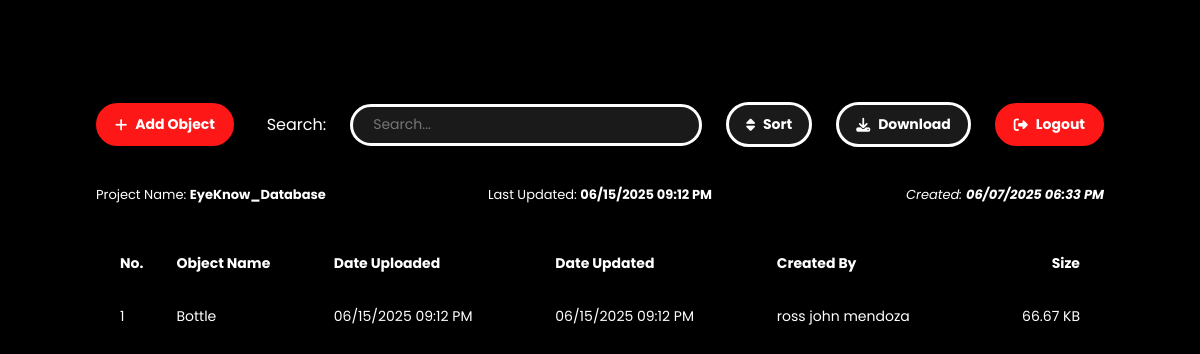
/dashboard (signed in), run on the app's committed database.
### tables this page shows
CREATE TABLE Folder (
        folder_id INTEGER PRIMARY KEY CHECK (folder_id = 1),
        folder_name TEXT NOT NULL,
        last_updated DATETIME,
        date_created DATETIME,
        downloaded_by INTEGER,
        FOREIGN KEY (downloaded_by) REFERENCES Admin(admin_id)
    );

CREATE TABLE Object (
        object_id INTEGER PRIMARY KEY AUTOINCREMENT,
        object_name TEXT NOT NULL UNIQUE,
        date_created DATETIME,
        date_updated DATETIME,
        created_by INTEGER,
        size REAL,
        FOREIGN KEY (created_by) REFERENCES Admin(admin_id)
    );

### database.py (the view)
@app.route('/dashboard')
def dashboard():
    if 'username' not in session:
        return redirect(url_for('login'))
    conn = sqlite3.connect('admin.db')
    cursor = conn.cursor()
    cursor.execute("SELECT folder_name, last_updated, date_created FROM Folder WHERE folder_id = 1")
    folder = cursor.fetchone()
    cursor.execute('''
        SELECT
            o.object_id,
            o.object_name,
            o.date_created,
            o.date_updated,
            o.created_by,
            o.size,
            COUNT(f.file_id) as file_count,
            a.first_name,
            a.last_name
        FROM Object o
        LEFT JOIN File f ON o.object_id = f.object_id
        LEFT JOIN Admin a ON o.created_by = a.admin_id
        GROUP BY o.object_id
        ORDER BY o.date_created DESC
    ''')
    objects_data = cursor.fetchall()
    conn.close()
    objects = []
    for obj in objects_data:
        print(f"Raw date_created: {obj[2]} (type: {type(obj[2])})")
        print(f"Raw date_updated: {obj[3]} (type: {type(obj[3])})")
        date_created_formatted = format_date_flexible(obj[2])
        date_updated_formatted = format_date_flexible(obj[3])
        size_formatted = format_file_size(obj[5]) if obj[5] else "0 Bytes"
        created_by_name = "Unknown"
        if obj[7] and obj[8]:
            created_by_name = f"{obj[7]} {obj[8]}"
        elif obj[7]:
            created_by_name = obj[7]
        objects.append({
            'object_id': obj[0],
            'object_name': obj[1],
            'date_created': obj[2],
            'date_updated': obj[3],
            'created_by': obj[4],
            'size': obj[5],
            'file_count': obj[6],
            'date_created_formatted': date_created_formatted,
            'date_updated_formatted': date_updated_formatted,
            'size_formatted': size_formatted,
            'created_by_name': created_by_name
        })
    if folder:
        folder_name, last_updated, date_created = folder
        if last_updated:
            last_updated = format_date_flexible(last_updated)
        else:
            last_updated = "N/A"
        if date_created:
            date_created = format_date_flexible(date_created)
        else:
            date_created = "N/A"
    else:
        folder_name = "Not Set"
        last_updated = "N/A"
        date_created = "N/A"
    return render_template('dashboard.html',
                           folder_name=folder_name,
                           last_updated=last_updated,
                           date_created=date_created,
                           objects=objects)

### database.py (called while the page is built)
def format_date_flexible(date_input):
    if not date_input:
        return "N/A"
    if isinstance(date_input, str) and "/" in date_input:
        return date_input
    date_formats = [
        "%Y-%m-%dT%H:%M:%S.%f",
        "%Y-%m-%dT%H:%M:%S",
        "%Y-%m-%d %H:%M:%S.%f",
        "%Y-%m-%d %H:%M:%S",
        "%Y-%m-%d",
        "%m/%d/%Y %I:%M %p",
        "%m/%d/%Y"
    ]
    date_str = str(date_input)
    for fmt in date_formats:
        try:
            parsed_date = datetime.strptime(date_str, fmt)
            return parsed_date.strftime("%m/%d/%Y %I:%M %p")
        except ValueError:
            continue
    print(f"Warning: Could not parse date format: {date_input}")
    return str(date_input)

def format_file_size(bytes_size):
    if not bytes_size or bytes_size == 0:
        return '0 Bytes'
    k = 1024
    sizes = ['Bytes', 'KB', 'MB', 'GB', 'TB']
    i = 0
    size = float(bytes_size)
    while size >= k and i < len(sizes) - 1:
        size /= k
        i += 1
    return f"{size:.2f} {sizes[i]}"

@app.after_request
def add_no_cache_headers(response):
    response.headers["Cache-Control"] = "no-cache, no-store, must-revalidate"
    response.headers["Pragma"] = "no-cache"
    response.headers["Expires"] = "0"
    return response

### templates/dashboard.html (shortened to what this page needs)
<!DOCTYPE html>
<html>
<head>
  <link rel="stylesheet" href="{{ url_for('static', filename='style.css') }}">
  <link rel="stylesheet" href="https://cdnjs.cloudflare.com/ajax/libs/font-awesome/6.5.0/css/all.min.css">
</head>
<body>
<div class="header">
  <div class="toolbar">
    <div class="left-buttons">
      <div class="btn add-btn" id="addObjectBtn">
        <i class="fa-solid fa-plus white-icon"></i>
        Add Object
      </div>
    </div>
    <div class="right-buttons">
      <p>Search:</p>
      <div class="search-container">
        <input type="text" placeholder="Search..." />
      </div>
      <div class="sort-container">
        <div class="btn sort-btn" id="sortBtn">
          <i class="fa-solid fa-sort"></i>
          Sort
        </div>
      </div>
      <div class="btn download-btn">
        <i class="fa-solid fa-download"></i>
        Download
      </div>
      <div class="btn logout-btn" id="logoutTrigger">
        <i class="fa-solid fa-right-from-bracket"></i>
        Logout
      </div>
    </div>
  </div>
</div>
<div class="folder-info">
  <div class="info-block-left">Project Name: <strong id="folderName">{{ folder_name }}</strong></div>
  <div class="info-block-center">Last Updated: <strong id="lastUpdated">{{ last_updated }}</strong></div>
  <div class="info-block-right"><em>Created: <strong id="dateCreated">{{ date_created }}</strong></em></div>
</div>
<div class="data-table">
  <table>
    <thead>
      <tr>
        <th>No.</th>
        <th>Object Name</th>
        <th>Date Uploaded</th>
        <th>Date Updated</th>
        <th>Created By</th>
        <th>Size</th>
      </tr>
    </thead>
    <tbody>
      {% for object in objects %}
      <tr data-object-id="{{ object.object_id }}">
        <td>{{ loop.index }}</td>
        <td>{{ object.object_name }}</td>
        <td>{{ object.date_created_formatted }}</td>
        <td>{{ object.date_updated_formatted }}</td>
        <td>{{ object.created_by_name }}</td>
        <td>{{ object.size_formatted }}</td>
      </tr>
      {% endfor %}
    </tbody>
  </table>
</div>
</body>
</html>

### static/style.css (style rules this page uses)
body { margin: 0; background-color: black; font-family: 'Poppins', sans-serif; height: 100vh; }
label, input, button, .add-form, .edit-form { font-family: 'Poppins', sans-serif; }
input[type="text"], input[type="password"], .add-form input[type="text"], .edit-form input[type="text"] { padding: 5px 7px; border: none; border-radius: 5px; background: white; color: white; font-size: 12px; }
input[type="text"], input[type="password"] { width: 95%; background: white; color: initial; }
.btn, .login-button, .cancel-btn, .upload-btn, .ok-btn, .retry-btn, .merge-btn { border: none; border-radius: 1.5rem; font-weight: bold; cursor: pointer; padding: 8px 20px; }
.btn { display: flex; align-items: center; gap: 8px; font-size: 14px; border: 2px solid; padding: 9px 17px; }
.add-btn, .login-button, .logout-btn, .upload-btn, .retry-btn { background-color: #fd1717; color: white; border-color: #fd1717; }
.download-btn, .sort-btn { background-color: #1A1A1A; color: white; border: 3px solid white; }
.header { padding: 6rem 6rem 1rem 6rem; }
.toolbar { display: flex; justify-content: space-between; background-color: black; }
.left-buttons, .right-buttons { display: flex; gap: 1.5rem; align-items: center; }
.right-buttons p { color: white; }
.folder-info { display: flex; justify-content: space-between; align-items: center; color: white; padding: 1rem 6rem; font-size: 13px; margin-bottom: 1rem; }
.folder-info .info-block-left, .folder-info .info-block-center, .folder-info .info-block-right { flex: 1; }
.folder-info .info-block-center { text-align: center; }
.folder-info .info-block-right { text-align: right; }
.search-container { display: flex; align-items: center; background-color: #1A1A1A; border: 3px solid white; width: 21rem; padding-right: 10px; height: 36px; border-radius: 1.5rem; color: white; position: relative; }
.search-container input { background: transparent; border: none; outline: none; color: white; margin-left: 8px; padding: 8px 12px; font-size: 14px; transition: border-color 0.2s ease; }
.sort-container { position: relative; display: inline-block; }
.data-table { padding: 1rem 7rem; }
.data-table table { width: 100%; border-collapse: collapse; color: white; }
.data-table td, .data-table th { font-size: 14px; padding: 0.5rem; }
.data-table th { padding: 0rem 0.5rem 1.5rem 0.5rem; }
.data-table td:nth-child(1), .data-table th:nth-child(1), .data-table td:nth-child(2), .data-table th:nth-child(2), .data-table td:nth-child(3), .data-table th:nth-child(3), .data-table td:nth-child(4), .data-table th:nth-child(4), .data-table td:nth-child(5), .data-table th:nth-child(5) { text-align: left; }
.data-table td:nth-child(6), .data-table th:nth-child(6) { text-align: right; }
.data-table tbody tr { cursor: pointer; }

### data on the page
Folder: folder_name "EyeKnow_Database"
Object: object_name "Bottle", date_created_formatted "06/15/2025 09:12 PM", date_updated_formatted "06/15/2025 09:12 PM", created_by_name "ross john mendoza", size_formatted "66.67 KB"

### other printed values
{{ last_updated }} "06/15/2025 09:12 PM"
{{ date_created }} "06/07/2025 06:33 PM"
